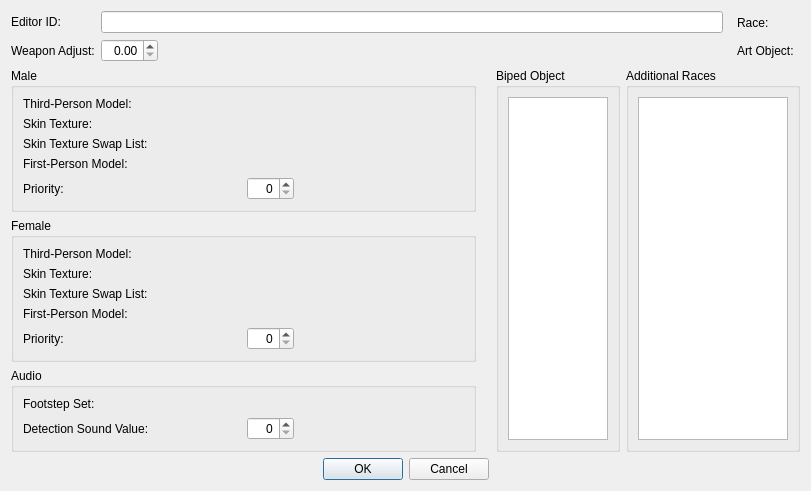
<?xml version="1.0" encoding="UTF-8"?>
<ui version="4.0">
 <class>FormDialogArmorAddon</class>
 <widget class="QDialog" name="FormDialogArmorAddon">
  <property name="windowTitle">
   <string>ArmorAddon</string>
  </property>
  <layout class="QGridLayout" name="gridLayout_7" columnstretch="2,0,1">
   <item row="3" column="0">
    <widget class="QGroupBox" name="groupBox">
     <property name="title">
      <string>Audio</string>
     </property>
     <layout class="QGridLayout" name="gridLayout_3">
      <item row="0" column="0">
       <widget class="QLabel" name="label_11">
        <property name="text">
         <string>Footstep Set:</string>
        </property>
        <property name="buddy">
         <cstring>footstepSet</cstring>
        </property>
       </widget>
      </item>
      <item row="0" column="1">
       <widget class="DKFormPicker" name="footstepSet"/>
      </item>
      <item row="1" column="0">
       <widget class="QLabel" name="label_12">
        <property name="text">
         <string>Detection Sound Value:</string>
        </property>
        <property name="buddy">
         <cstring>detectSoundValue</cstring>
        </property>
       </widget>
      </item>
      <item row="1" column="1" alignment="Qt::AlignLeft">
       <widget class="QSpinBox" name="detectSoundValue">
        <property name="alignment">
         <set>Qt::AlignRight|Qt::AlignTrailing|Qt::AlignVCenter</set>
        </property>
        <property name="maximum">
         <number>255</number>
        </property>
       </widget>
      </item>
     </layout>
    </widget>
   </item>
   <item row="2" column="0">
    <widget class="QGroupBox" name="groupboxF">
     <property name="title">
      <string>Female</string>
     </property>
     <layout class="QGridLayout" name="gridLayout_2">
      <item row="1" column="1">
       <widget class="DKFormPicker" name="skinTexF"/>
      </item>
      <item row="0" column="0">
       <widget class="QLabel" name="label_6">
        <property name="text">
         <string>Third-Person Model:</string>
        </property>
        <property name="buddy">
         <cstring>bipedModelF</cstring>
        </property>
       </widget>
      </item>
      <item row="2" column="0">
       <widget class="QLabel" name="label_7">
        <property name="text">
         <string>Skin Texture Swap List:</string>
        </property>
        <property name="buddy">
         <cstring>skinSwapListF</cstring>
        </property>
       </widget>
      </item>
      <item row="3" column="0">
       <widget class="QLabel" name="label_8">
        <property name="text">
         <string>First-Person Model:</string>
        </property>
        <property name="buddy">
         <cstring>fpModelF</cstring>
        </property>
       </widget>
      </item>
      <item row="2" column="1">
       <widget class="DKFormPicker" name="skinSwapListF"/>
      </item>
      <item row="1" column="0">
       <widget class="QLabel" name="label_9">
        <property name="text">
         <string>Skin Texture:</string>
        </property>
        <property name="buddy">
         <cstring>skinTexF</cstring>
        </property>
       </widget>
      </item>
      <item row="0" column="1">
       <widget class="DKFormNIFPicker" name="bipedModelF"/>
      </item>
      <item row="3" column="1">
       <widget class="DKFormNIFPicker" name="fpModelF"/>
      </item>
      <item row="4" column="0">
       <widget class="QLabel" name="label_10">
        <property name="text">
         <string>Priority:</string>
        </property>
        <property name="buddy">
         <cstring>priorityF</cstring>
        </property>
       </widget>
      </item>
      <item row="4" column="1" alignment="Qt::AlignLeft">
       <widget class="QSpinBox" name="priorityF">
        <property name="alignment">
         <set>Qt::AlignRight|Qt::AlignTrailing|Qt::AlignVCenter</set>
        </property>
        <property name="maximum">
         <number>255</number>
        </property>
       </widget>
      </item>
     </layout>
    </widget>
   </item>
   <item row="1" column="0">
    <widget class="QGroupBox" name="groupboxM">
     <property name="title">
      <string>Male</string>
     </property>
     <layout class="QGridLayout" name="gridLayout">
      <item row="1" column="1">
       <widget class="DKFormPicker" name="skinTexM"/>
      </item>
      <item row="0" column="0">
       <widget class="QLabel" name="label">
        <property name="text">
         <string>Third-Person Model:</string>
        </property>
        <property name="buddy">
         <cstring>bipedModelM</cstring>
        </property>
       </widget>
      </item>
      <item row="2" column="0">
       <widget class="QLabel" name="label_3">
        <property name="text">
         <string>Skin Texture Swap List:</string>
        </property>
        <property name="buddy">
         <cstring>skinSwapListM</cstring>
        </property>
       </widget>
      </item>
      <item row="3" column="0">
       <widget class="QLabel" name="label_4">
        <property name="text">
         <string>First-Person Model:</string>
        </property>
        <property name="buddy">
         <cstring>fpModelM</cstring>
        </property>
       </widget>
      </item>
      <item row="2" column="1">
       <widget class="DKFormPicker" name="skinSwapListM"/>
      </item>
      <item row="1" column="0">
       <widget class="QLabel" name="label_2">
        <property name="text">
         <string>Skin Texture:</string>
        </property>
        <property name="buddy">
         <cstring>skinTexM</cstring>
        </property>
       </widget>
      </item>
      <item row="0" column="1">
       <widget class="DKFormNIFPicker" name="bipedModelM"/>
      </item>
      <item row="3" column="1">
       <widget class="DKFormNIFPicker" name="fpModelM"/>
      </item>
      <item row="4" column="0">
       <widget class="QLabel" name="label_5">
        <property name="text">
         <string>Priority:</string>
        </property>
        <property name="buddy">
         <cstring>priorityM</cstring>
        </property>
       </widget>
      </item>
      <item row="4" column="1" alignment="Qt::AlignLeft">
       <widget class="QSpinBox" name="priorityM">
        <property name="alignment">
         <set>Qt::AlignRight|Qt::AlignTrailing|Qt::AlignVCenter</set>
        </property>
        <property name="maximum">
         <number>255</number>
        </property>
       </widget>
      </item>
     </layout>
    </widget>
   </item>
   <item row="0" column="0" colspan="3">
    <layout class="QHBoxLayout" name="horizontalLayout">
     <item>
      <layout class="QGridLayout" name="gridLayout_4">
       <item row="1" column="0">
        <widget class="QLabel" name="label_14">
         <property name="text">
          <string>Weapon Adjust:</string>
         </property>
         <property name="buddy">
          <cstring>weaponAdjust</cstring>
         </property>
        </widget>
       </item>
       <item row="0" column="0">
        <widget class="QLabel" name="label_13">
         <property name="text">
          <string>Editor ID:</string>
         </property>
         <property name="buddy">
          <cstring>editorID</cstring>
         </property>
        </widget>
       </item>
       <item row="0" column="1">
        <widget class="QLineEdit" name="editorID"/>
       </item>
       <item row="1" column="1" alignment="Qt::AlignLeft">
        <widget class="QDoubleSpinBox" name="weaponAdjust">
         <property name="alignment">
          <set>Qt::AlignRight|Qt::AlignTrailing|Qt::AlignVCenter</set>
         </property>
        </widget>
       </item>
      </layout>
     </item>
     <item>
      <spacer name="horizontalSpacer_3">
       <property name="orientation">
        <enum>Qt::Horizontal</enum>
       </property>
       <property name="sizeType">
        <enum>QSizePolicy::Fixed</enum>
       </property>
       <property name="sizeHint" stdset="0">
        <size>
         <width>8</width>
         <height>20</height>
        </size>
       </property>
      </spacer>
     </item>
     <item>
      <layout class="QGridLayout" name="gridLayout_5">
       <item row="0" column="0">
        <widget class="QLabel" name="label_15">
         <property name="text">
          <string>Race:</string>
         </property>
         <property name="buddy">
          <cstring>race</cstring>
         </property>
        </widget>
       </item>
       <item row="1" column="0">
        <widget class="QLabel" name="label_16">
         <property name="text">
          <string>Art Object:</string>
         </property>
         <property name="buddy">
          <cstring>artObject</cstring>
         </property>
        </widget>
       </item>
       <item row="0" column="1">
        <widget class="DKFormPicker" name="race"/>
       </item>
       <item row="1" column="1">
        <widget class="DKFormPicker" name="artObject"/>
       </item>
      </layout>
     </item>
    </layout>
   </item>
   <item row="1" column="2" rowspan="3">
    <layout class="QHBoxLayout" name="horizontalLayout_2">
     <item>
      <widget class="QGroupBox" name="groupBox_2">
       <property name="title">
        <string>Biped Object</string>
       </property>
       <layout class="QVBoxLayout" name="verticalLayout">
        <item>
         <widget class="QListView" name="bipedObject">
          <property name="minimumSize">
           <size>
            <width>100</width>
            <height>0</height>
           </size>
          </property>
         </widget>
        </item>
       </layout>
      </widget>
     </item>
     <item>
      <widget class="QGroupBox" name="groupBox_3">
       <property name="title">
        <string>Additional Races</string>
       </property>
       <layout class="QGridLayout" name="gridLayout_6">
        <item row="0" column="0">
         <widget class="QListView" name="additionalRaces">
          <property name="minimumSize">
           <size>
            <width>150</width>
            <height>0</height>
           </size>
          </property>
         </widget>
        </item>
       </layout>
      </widget>
     </item>
    </layout>
   </item>
   <item row="4" column="0" colspan="3">
    <layout class="QHBoxLayout" name="horizontalLayout_3">
     <item>
      <spacer name="horizontalSpacer">
       <property name="orientation">
        <enum>Qt::Horizontal</enum>
       </property>
       <property name="sizeHint" stdset="0">
        <size>
         <width>40</width>
         <height>20</height>
        </size>
       </property>
      </spacer>
     </item>
     <item>
      <widget class="QPushButton" name="buttonOK">
       <property name="text">
        <string>OK</string>
       </property>
      </widget>
     </item>
     <item>
      <widget class="QPushButton" name="buttonCancel">
       <property name="text">
        <string>Cancel</string>
       </property>
      </widget>
     </item>
     <item>
      <spacer name="horizontalSpacer_2">
       <property name="orientation">
        <enum>Qt::Horizontal</enum>
       </property>
       <property name="sizeHint" stdset="0">
        <size>
         <width>40</width>
         <height>20</height>
        </size>
       </property>
      </spacer>
     </item>
    </layout>
   </item>
   <item row="1" column="1" rowspan="3">
    <spacer name="horizontalSpacer_4">
     <property name="orientation">
      <enum>Qt::Horizontal</enum>
     </property>
     <property name="sizeType">
      <enum>QSizePolicy::Fixed</enum>
     </property>
     <property name="sizeHint" stdset="0">
      <size>
       <width>8</width>
       <height>20</height>
      </size>
     </property>
    </spacer>
   </item>
  </layout>
 </widget>
 <customwidgets>
  <customwidget>
   <class>DKFormPicker</class>
   <extends>QWidget</extends>
   <header>widgets/DKFormPicker.h</header>
  </customwidget>
  <customwidget>
   <class>DKFormNIFPicker</class>
   <extends>QWidget</extends>
   <header>widgets/DKFormNIFPicker.h</header>
  </customwidget>
 </customwidgets>
 <tabstops>
  <tabstop>editorID</tabstop>
  <tabstop>weaponAdjust</tabstop>
  <tabstop>race</tabstop>
  <tabstop>artObject</tabstop>
  <tabstop>bipedModelM</tabstop>
  <tabstop>skinTexM</tabstop>
  <tabstop>skinSwapListM</tabstop>
  <tabstop>fpModelM</tabstop>
  <tabstop>priorityM</tabstop>
  <tabstop>bipedModelF</tabstop>
  <tabstop>skinTexF</tabstop>
  <tabstop>skinSwapListF</tabstop>
  <tabstop>fpModelF</tabstop>
  <tabstop>priorityF</tabstop>
  <tabstop>footstepSet</tabstop>
  <tabstop>detectSoundValue</tabstop>
  <tabstop>bipedObject</tabstop>
  <tabstop>additionalRaces</tabstop>
  <tabstop>buttonOK</tabstop>
  <tabstop>buttonCancel</tabstop>
 </tabstops>
 <resources/>
 <connections/>
</ui>
